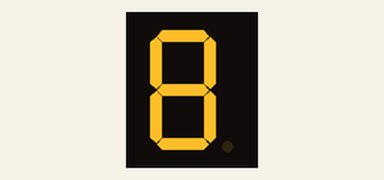
Bench run of a sketch on a simulated Arduino Uno, built with avr-gcc and run on an emulated ATmega328P. Shown: 1-digit seven-segment display.

Above: at 0.1 s.
At 1.1 s:
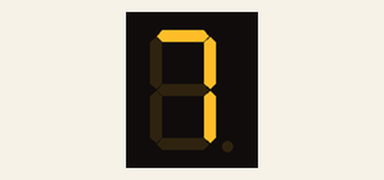
At 3.1 s:
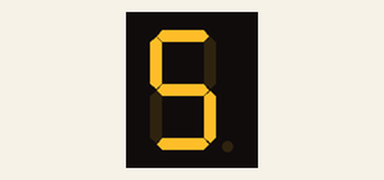
At 5.1 s:
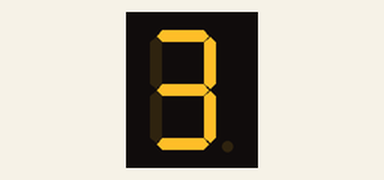
At 7.1 s:
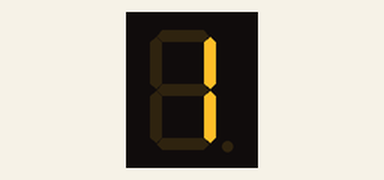
At 34.2 s:
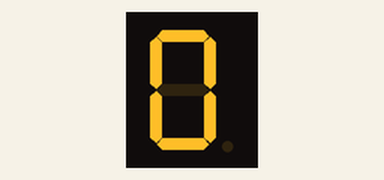

Measured:
- what the display in image 1 shows lasts 1.0 s, from 1.0 s to 2.0 s
- what the display in image 5 shows lasts 4.0 s, from 34.2 s to 38.2 s

The sketch:

sevenSegTimerTest.ino
```cpp
#include "SevenSeg.h"

SevenSeg disp (10,9,8,7,6,11,12); //Defines the segments A-G: SevenSeg(A, B, C, D, E, F, G);
const int numOfDigits = 1;	      //number of 7 segments
int digitPins [numOfDigits]={
  4};  //CC(or CA) pins of segment

const int buzzer = 2; //buzzer - arduino pin 2

//Variables
int timer=9; //Count donw from e.g. 99
int flag;

void setup() {

  Serial.begin(9600);
  //Defines the number of digits to be "numOfDigits" and the digit pins to be the elements of the array "digitPins"
  disp.setDigitPins ( numOfDigits , digitPins );
  //Only for common cathode 7segments
  disp.setCommonCathode();
  //Control brightness (values 0-100);
  disp.setDutyCycle(50);

}

void loop(){
  //Counting down...
  if (timer!=0){
    timer--;
    disp.write(timer);
    delay(1000); // 1 sec. delay
  }
  else{
    disp.write("0");
    delay(4000);
    disp.write("");
    delay(1000);
  }

}
```
